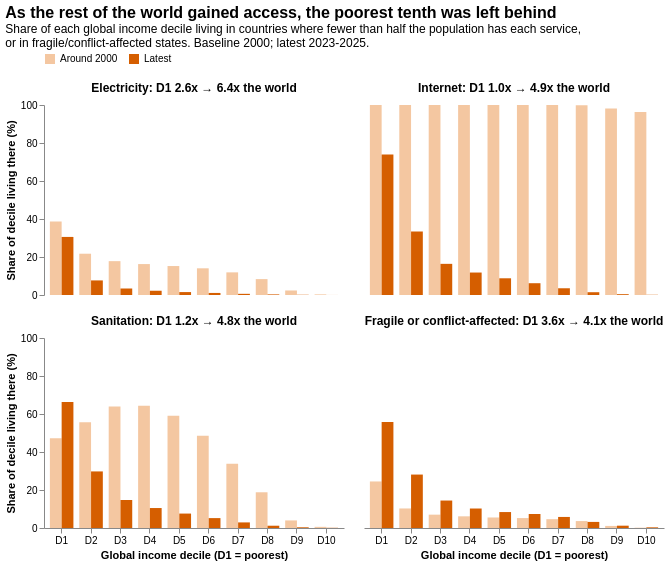

Notebook cell for this chart:
### Code cell
ratio_lookup = d1_change.set_index(['indicator', 'period'])['ratio']
change_data['panel'] = change_data['indicator'].map(
    lambda name: f"{name}: D1 {ratio_lookup[(name, 'Around 2000')]:.1f}x → {ratio_lookup[(name, 'Latest')]:.1f}x the world"
)
CHANGE_PANEL_ORDER = [change_data.loc[change_data['indicator'].eq(name), 'panel'].iloc[0] for name in INDICATOR_ORDER]

change_bars = (
    alt.Chart(change_data)
    .mark_bar()
    .encode(
        x=alt.X('decile_label:N', sort=DECILE_ORDER, title='Global income decile (D1 = poorest)', axis=alt.Axis(labelAngle=0)),
        xOffset=alt.XOffset('period:N', sort=['Around 2000', 'Latest']),
        y=alt.Y('share:Q', title='Share of decile living there (%)', scale=alt.Scale(domain=[0, 100])),
        color=alt.Color(
            'period:N',
            sort=['Around 2000', 'Latest'],
            scale=alt.Scale(domain=['Around 2000', 'Latest'], range=['#F4C7A1', '#D55E00']),
            legend=alt.Legend(title=None, orient='top'),
        ),
        tooltip=[
            alt.Tooltip('indicator:N', title='Indicator'),
            alt.Tooltip('decile_label:N', title='Decile'),
            alt.Tooltip('period_label:N', title='Year'),
            alt.Tooltip('share:Q', title='Share of decile (%)', format='.1f'),
            alt.Tooltip('world:Q', title='Share of world (%)', format='.1f'),
            alt.Tooltip('coverage:Q', title='Decile population with data (%)', format='.1f'),
        ],
    )
    .properties(width=300, height=190)
    .facet(
        facet=alt.Facet('panel:N', sort=CHANGE_PANEL_ORDER, title=None, header=alt.Header(labelFontSize=12, labelFontWeight='bold')),
        columns=2,
    )
    .properties(
        title=alt.TitleParams(
            'As the rest of the world gained access, the poorest tenth was left behind',
            subtitle=[
                'Share of each global income decile living in countries where fewer than half the population has each service,',
                'or in fragile/conflict-affected states. Baseline 2000; latest 2023-2025.',
            ],
            anchor='start',
            fontSize=16,
        )
    )
    .configure_view(stroke=None)
    .configure_axis(grid=False)
)
change_bars

### Figure 1 — Vega-Lite specification as saved in the notebook (floating-point values rounded to 4 significant figures)
{"config": {"view": {"continuousWidth": 300, "continuousHeight": 300, "stroke": null}, "axis": {"grid": false}}, "data": {"name": "data-f3ac600f9ed26e878f95f59ab0fb9aaf"}, "facet": {"field": "panel", "header": {"labelFontSize": 12, "labelFontWeight": "bold"}, "sort": ["Electricity: D1 2.6x → 6.4x the world", "Internet: D1 1.0x → 4.9x the world", "Sanitation: D1 1.2x → 4.8x the world", "Fragile or conflict-affected: D1 3.6x → 4.1x the world"], "title": null, "type": "nominal"}, "spec": {"mark": {"type": "bar"}, "encoding": {"color": {"field": "period", "legend": {"orient": "top", "title": null}, "scale": {"domain": ["Around 2000", "Latest"], "range": ["#F4C7A1", "#D55E00"]}, "sort": ["Around 2000", "Latest"], "type": "nominal"}, "tooltip": [{"field": "indicator", "title": "Indicator", "type": "nominal"}, {"field": "decile_label", "title": "Decile", "type": "nominal"}, {"field": "period_label", "title": "Year", "type": "nominal"}, {"field": "share", "format": ".1f", "title": "Share of decile (%)", "type": "quantitative"}, {"field": "world", "format": ".1f", "title": "Share of world (%)", "type": "quantitative"}, {"field": "coverage", "format": ".1f", "title": "Decile population with data (%)", "type": "quantitative"}], "x": {"axis": {"labelAngle": 0}, "field": "decile_label", "sort": ["D1", "D2", "D3", "D4", "D5", "D6", "D7", "D8", "D9", "D10"], "title": "Global income decile (D1 = poorest)", "type": "nominal"}, "xOffset": {"field": "period", "sort": ["Around 2000", "Latest"], "type": "nominal"}, "y": {"field": "share", "scale": {"domain": [0, 100]}, "title": "Share of decile living there (%)", "type": "quantitative"}}, "height": 190, "width": 300}, "columns": 2, "title": {"text": "As the rest of the world gained access, the poorest tenth was left behind", "anchor": "start", "fontSize": 16, "subtitle": ["Share of each global income decile living in countries where fewer than half the population has each service,", "or in fragile/conflict-affected states. Baseline 2000; latest 2023-2025."]}, "$schema": "https://vega.github.io/schema/vega-lite/v6.4.1.json", "datasets": {"data-f3ac600f9ed26e878f95f59ab0fb9aaf": [{"decile": 1, "share": 38.71, "coverage": 99.34, "indicator": "Electricity", "year": 2000, "period": "Around 2000", "world": 14.71, "decile_label": "D1", "period_label": "Around 2000 (2000)", "panel": "Electricity: D1 2.6x → 6.4x the world"}, {"decile": 2, "share": 21.73, "coverage": 99.36, "indicator": "Electricity", "year": 2000, "period": "Around 2000", "world": 14.71, "decile_label": "D2", "period_label": "Around 2000 (2000)", "panel": "Electricity: D1 2.6x → 6.4x the world"}, {"decile": 3, "share": 17.82, "coverage": 99.33, "indicator": "Electricity", "year": 2000, "period": "Around 2000", "world": 14.71, "decile_label": "D3", "period_label": "Around 2000 (2000)", "panel": "Electricity: D1 2.6x → 6.4x the world"}, {"decile": 4, "share": 16.28, "coverage": 99.24, "indicator": "Electricity", "year": 2000, "period": "Around 2000", "world": 14.71, "decile_label": "D4", "period_label": "Around 2000 (2000)", "panel": "Electricity: D1 2.6x → 6.4x the world"}, {"decile": 5, "share": 15.25, "coverage": 99.12, "indicator": "Electricity", "year": 2000, "period": "Around 2000", "world": 14.71, "decile_label": "D5", "period_label": "Around 2000 (2000)", "panel": "Electricity: D1 2.6x → 6.4x the world"}, {"decile": 6, "share": 14.05, "coverage": 99.08, "indicator": "Electricity", "year": 2000, "period": "Around 2000", "world": 14.71, "decile_label": "D6", "period_label": "Around 2000 (2000)", "panel": "Electricity: D1 2.6x → 6.4x the world"}, {"decile": 7, "share": 11.91, "coverage": 99.23, "indicator": "Electricity", "year": 2000, "period": "Around 2000", "world": 14.71, "decile_label": "D7", "period_label": "Around 2000 (2000)", "panel": "Electricity: D1 2.6x → 6.4x the world"}, {"decile": 8, "share": 8.365, "coverage": 99.53, "indicator": "Electricity", "year": 2000, "period": "Around 2000", "world": 14.71, "decile_label": "D8", "period_label": "Around 2000 (2000)", "panel": "Electricity: D1 2.6x → 6.4x the world"}, {"decile": 9, "share": 2.378, "coverage": 98.46, "indicator": "Electricity", "year": 2000, "period": "Around 2000", "world": 14.71, "decile_label": "D9", "period_label": "Around 2000 (2000)", "panel": "Electricity: D1 2.6x → 6.4x the world"}, {"decile": 10, "share": 0.3317, "coverage": 97.91, "indicator": "Electricity", "year": 2000, "period": "Around 2000", "world": 14.71, "decile_label": "D10", "period_label": "Around 2000 (2000)", "panel": "Electricity: D1 2.6x → 6.4x the world"}, {"decile": 1, "share": 30.57, "coverage": 99.98, "indicator": "Electricity", "year": 2023, "period": "Latest", "world": 4.773, "decile_label": "D1", "period_label": "Latest (2023)", "panel": "Electricity: D1 2.6x → 6.4x the world"}, {"decile": 2, "share": 7.675, "coverage": 99.99, "indicator": "Electricity", "year": 2023, "period": "Latest", "world": 4.773, "decile_label": "D2", "period_label": "Latest (2023)", "panel": "Electricity: D1 2.6x → 6.4x the world"}, {"decile": 3, "share": 3.421, "coverage": 99.99, "indicator": "Electricity", "year": 2023, "period": "Latest", "world": 4.773, "decile_label": "D3", "period_label": "Latest (2023)", "panel": "Electricity: D1 2.6x → 6.4x the world"}, {"decile": 4, "share": 2.241, "coverage": 99.98, "indicator": "Electricity", "year": 2023, "period": "Latest", "world": 4.773, "decile_label": "D4", "period_label": "Latest (2023)", "panel": "Electricity: D1 2.6x → 6.4x the world"}, {"decile": 5, "share": 1.539, "coverage": 99.98, "indicator": "Electricity", "year": 2023, "period": "Latest", "world": 4.773, "decile_label": "D5", "period_label": "Latest (2023)", "panel": "Electricity: D1 2.6x → 6.4x the world"}, {"decile": 6, "share": 1.086, "coverage": 99.95, "indicator": "Electricity", "year": 2023, "period": "Latest", "world": 4.773, "decile_label": "D6", "period_label": "Latest (2023)", "panel": "Electricity: D1 2.6x → 6.4x the world"}, {"decile": 7, "share": 0.6164, "coverage": 99.91, "indicator": "Electricity", "year": 2023, "period": "Latest", "world": 4.773, "decile_label": "D7", "period_label": "Latest (2023)", "panel": "Electricity: D1 2.6x → 6.4x the world"}, {"decile": 8, "share": 0.3119, "coverage": 99.62, "indicator": "Electricity", "year": 2023, "period": "Latest", "world": 4.773, "decile_label": "D8", "period_label": "Latest (2023)", "panel": "Electricity: D1 2.6x → 6.4x the world"}, {"decile": 9, "share": 0.1205, "coverage": 98.72, "indicator": "Electricity", "year": 2023, "period": "Latest", "world": 4.773, "decile_label": "D9", "period_label": "Latest (2023)", "panel": "Electricity: D1 2.6x → 6.4x the world"}, {"decile": 10, "share": 0.01853, "coverage": 98.78, "indicator": "Electricity", "year": 2023, "period": "Latest", "world": 4.773, "decile_label": "D10", "period_label": "Latest (2023)", "panel": "Electricity: D1 2.6x → 6.4x the world"}, {"decile": 1, "share": 99.99, "coverage": 94.83, "indicator": "Internet", "year": 2000, "period": "Around 2000", "world": 99.4, "decile_label": "D1", "period_label": "Around 2000 (2000)", "panel": "Internet: D1 1.0x → 4.9x the world"}, {"decile": 2, "share": 100.0, "coverage": 93.3, "indicator": "Internet", "year": 2000, "period": "Around 2000", "world": 99.4, "decile_label": "D2", "period_label": "Around 2000 (2000)", "panel": "Internet: D1 1.0x → 4.9x the world"}, {"decile": 3, "share": 99.99, "coverage": 93.21, "indicator": "Internet", "year": 2000, "period": "Around 2000", "world": 99.4, "decile_label": "D3", "period_label": "Around 2000 (2000)", "panel": "Internet: D1 1.0x → 4.9x the world"}, {"decile": 4, "share": 100.0, "coverage": 94.01, "indicator": "Internet", "year": 2000, "period": "Around 2000", "world": 99.4, "decile_label": "D4", "period_label": "Around 2000 (2000)", "panel": "Internet: D1 1.0x → 4.9x the world"}, {"decile": 5, "share": 99.99, "coverage": 94.9, "indicator": "Internet", "year": 2000, "period": "Around 2000", "world": 99.4, "decile_label": "D5", "period_label": "Around 2000 (2000)", "panel": "Internet: D1 1.0x → 4.9x the world"}, {"decile": 6, "share": 99.99, "coverage": 95.98, "indicator": "Internet", "year": 2000, "period": "Around 2000", "world": 99.4, "decile_label": "D6", "period_label": "Around 2000 (2000)", "panel": "Internet: D1 1.0x → 4.9x the world"}, {"decile": 7, "share": 99.98, "coverage": 96.73, "indicator": "Internet", "year": 2000, "period": "Around 2000", "world": 99.4, "decile_label": "D7", "period_label": "Around 2000 (2000)", "panel": "Internet: D1 1.0x → 4.9x the world"}, {"decile": 8, "share": 99.83, "coverage": 96.26, "indicator": "Internet", "year": 2000, "period": "Around 2000", "world": 99.4, "decile_label": "D8", "period_label": "Around 2000 (2000)", "panel": "Internet: D1 1.0x → 4.9x the world"}, {"decile": 9, "share": 98.16, "coverage": 98.4, "indicator": "Internet", "year": 2000, "period": "Around 2000", "world": 99.4, "decile_label": "D9", "period_label": "Around 2000 (2000)", "panel": "Internet: D1 1.0x → 4.9x the world"}, {"decile": 10, "share": 96.31, "coverage": 99.85, "indicator": "Internet", "year": 2000, "period": "Around 2000", "world": 99.4, "decile_label": "D10", "period_label": "Around 2000 (2000)", "panel": "Internet: D1 1.0x → 4.9x the world"}, {"decile": 1, "share": 74.0, "coverage": 90.58, "indicator": "Internet", "year": 2024, "period": "Latest", "world": 15.02, "decile_label": "D1", "period_label": "Latest (2024)", "panel": "Internet: D1 1.0x → 4.9x the world"}, {"decile": 2, "share": 33.42, "coverage": 94.13, "indicator": "Internet", "year": 2024, "period": "Latest", "world": 15.02, "decile_label": "D2", "period_label": "Latest (2024)", "panel": "Internet: D1 1.0x → 4.9x the world"}, {"decile": 3, "share": 16.4, "coverage": 96.25, "indicator": "Internet", "year": 2024, "period": "Latest", "world": 15.02, "decile_label": "D3", "period_label": "Latest (2024)", "panel": "Internet: D1 1.0x → 4.9x the world"}, {"decile": 4, "share": 11.82, "coverage": 97.15, "indicator": "Internet", "year": 2024, "period": "Latest", "world": 15.02, "decile_label": "D4", "period_label": "Latest (2024)", "panel": "Internet: D1 1.0x → 4.9x the world"}, {"decile": 5, "share": 8.796, "coverage": 97.62, "indicator": "Internet", "year": 2024, "period": "Latest", "world": 15.02, "decile_label": "D5", "period_label": "Latest (2024)", "panel": "Internet: D1 1.0x → 4.9x the world"}, {"decile": 6, "share": 6.203, "coverage": 98.13, "indicator": "Internet", "year": 2024, "period": "Latest", "world": 15.02, "decile_label": "D6", "period_label": "Latest (2024)", "panel": "Internet: D1 1.0x → 4.9x the world"}, {"decile": 7, "share": 3.544, "coverage": 98.78, "indicator": "Internet", "year": 2024, "period": "Latest", "world": 15.02, "decile_label": "D7", "period_label": "Latest (2024)", "panel": "Internet: D1 1.0x → 4.9x the world"}, {"decile": 8, "share": 1.468, "coverage": 99.27, "indicator": "Internet", "year": 2024, "period": "Latest", "world": 15.02, "decile_label": "D8", "period_label": "Latest (2024)", "panel": "Internet: D1 1.0x → 4.9x the world"}, {"decile": 9, "share": 0.4332, "coverage": 99.57, "indicator": "Internet", "year": 2024, "period": "Latest", "world": 15.02, "decile_label": "D9", "period_label": "Latest (2024)", "panel": "Internet: D1 1.0x → 4.9x the world"}, {"decile": 10, "share": 0.1117, "coverage": 99.74, "indicator": "Internet", "year": 2024, "period": "Latest", "world": 15.02, "decile_label": "D10", "period_label": "Latest (2024)", "panel": "Internet: D1 1.0x → 4.9x the world"}, {"decile": 1, "share": 47.25, "coverage": 99.24, "indicator": "Sanitation", "year": 2000, "period": "Around 2000", "world": 40.09, "decile_label": "D1", "period_label": "Around 2000 (2000)", "panel": "Sanitation: D1 1.2x → 4.8x the world"}, {"decile": 2, "share": 55.71, "coverage": 98.98, "indicator": "Sanitation", "year": 2000, "period": "Around 2000", "world": 40.09, "decile_label": "D2", "period_label": "Around 2000 (2000)", "panel": "Sanitation: D1 1.2x → 4.8x the world"}, {"decile": 3, "share": 63.93, "coverage": 98.74, "indicator": "Sanitation", "year": 2000, "period": "Around 2000", "world": 40.09, "decile_label": "D3", "period_label": "Around 2000 (2000)", "panel": "Sanitation: D1 1.2x → 4.8x the world"}, {"decile": 4, "share": 64.35, "coverage": 98.28, "indicator": "Sanitation", "year": 2000, "period": "Around 2000", "world": 40.09, "decile_label": "D4", "period_label": "Around 2000 (2000)", "panel": "Sanitation: D1 1.2x → 4.8x the world"}, {"decile": 5, "share": 59.02, "coverage": 97.31, "indicator": "Sanitation", "year": 2000, "period": "Around 2000", "world": 40.09, "decile_label": "D5", "period_label": "Around 2000 (2000)", "panel": "Sanitation: D1 1.2x → 4.8x the world"}, {"decile": 6, "share": 48.53, "coverage": 95.63, "indicator": "Sanitation", "year": 2000, "period": "Around 2000", "world": 40.09, "decile_label": "D6", "period_label": "Around 2000 (2000)", "panel": "Sanitation: D1 1.2x → 4.8x the world"}, {"decile": 7, "share": 33.88, "coverage": 92.96, "indicator": "Sanitation", "year": 2000, "period": "Around 2000", "world": 40.09, "decile_label": "D7", "period_label": "Around 2000 (2000)", "panel": "Sanitation: D1 1.2x → 4.8x the world"}, {"decile": 8, "share": 18.8, "coverage": 89.63, "indicator": "Sanitation", "year": 2000, "period": "Around 2000", "world": 40.09, "decile_label": "D8", "period_label": "Around 2000 (2000)", "panel": "Sanitation: D1 1.2x → 4.8x the world"}, {"decile": 9, "share": 3.99, "coverage": 91.95, "indicator": "Sanitation", "year": 2000, "period": "Around 2000", "world": 40.09, "decile_label": "D9", "period_label": "Around 2000 (2000)", "panel": "Sanitation: D1 1.2x → 4.8x the world"}, {"decile": 10, "share": 0.615, "coverage": 97.21, "indicator": "Sanitation", "year": 2000, "period": "Around 2000", "world": 40.09, "decile_label": "D10", "period_label": "Around 2000 (2000)", "panel": "Sanitation: D1 1.2x → 4.8x the world"}, {"decile": 1, "share": 66.33, "coverage": 97.11, "indicator": "Sanitation", "year": 2024, "period": "Latest", "world": 13.85, "decile_label": "D1", "period_label": "Latest (2024)", "panel": "Sanitation: D1 1.2x → 4.8x the world"}, {"decile": 2, "share": 29.78, "coverage": 98.16, "indicator": "Sanitation", "year": 2024, "period": "Latest", "world": 13.85, "decile_label": "D2", "period_label": "Latest (2024)", "panel": "Sanitation: D1 1.2x → 4.8x the world"}, {"decile": 3, "share": 14.73, "coverage": 98.53, "indicator": "Sanitation", "year": 2024, "period": "Latest", "world": 13.85, "decile_label": "D3", "period_label": "Latest (2024)", "panel": "Sanitation: D1 1.2x → 4.8x the world"}, {"decile": 4, "share": 10.51, "coverage": 98.41, "indicator": "Sanitation", "year": 2024, "period": "Latest", "world": 13.85, "decile_label": "D4", "period_label": "Latest (2024)", "panel": "Sanitation: D1 1.2x → 4.8x the world"}, {"decile": 5, "share": 7.597, "coverage": 98.08, "indicator": "Sanitation", "year": 2024, "period": "Latest", "world": 13.85, "decile_label": "D5", "period_label": "Latest (2024)", "panel": "Sanitation: D1 1.2x → 4.8x the world"}, {"decile": 6, "share": 5.208, "coverage": 97.85, "indicator": "Sanitation", "year": 2024, "period": "Latest", "world": 13.85, "decile_label": "D6", "period_label": "Latest (2024)", "panel": "Sanitation: D1 1.2x → 4.8x the world"}, {"decile": 7, "share": 2.942, "coverage": 97.8, "indicator": "Sanitation", "year": 2024, "period": "Latest", "world": 13.85, "decile_label": "D7", "period_label": "Latest (2024)", "panel": "Sanitation: D1 1.2x → 4.8x the world"}, {"decile": 8, "share": 1.201, "coverage": 97.61, "indicator": "Sanitation", "year": 2024, "period": "Latest", "world": 13.85, "decile_label": "D8", "period_label": "Latest (2024)", "panel": "Sanitation: D1 1.2x → 4.8x the world"}, {"decile": 9, "share": 0.3701, "coverage": 97.1, "indicator": "Sanitation", "year": 2024, "period": "Latest", "world": 13.85, "decile_label": "D9", "period_label": "Latest (2024)", "panel": "Sanitation: D1 1.2x → 4.8x the world"}, {"decile": 10, "share": 0.1051, "coverage": 97.98, "indicator": "Sanitation", "year": 2024, "period": "Latest", "world": 13.85, "decile_label": "D10", "period_label": "Latest (2024)", "panel": "Sanitation: D1 1.2x → 4.8x the world"}, {"decile": 1, "share": 24.49, "coverage": 100.0, "indicator": "Fragile or conflict-affected", "year": 2000, "period": "Around 2000", "world": 6.825, "decile_label": "D1", "period_label": "Around 2000 (2000)", "panel": "Fragile or conflict-affected: D1 3.6x → 4.1x the world"}, {"decile": 2, "share": 10.29, "coverage": 100.0, "indicator": "Fragile or conflict-affected", "year": 2000, "period": "Around 2000", "world": 6.825, "decile_label": "D2", "period_label": "Around 2000 (2000)", "panel": "Fragile or conflict-affected: D1 3.6x → 4.1x the world"}, {"decile": 3, "share": 7.025, "coverage": 100.0, "indicator": "Fragile or conflict-affected", "year": 2000, "period": "Around 2000", "world": 6.825, "decile_label": "D3", "period_label": "Around 2000 (2000)", "panel": "Fragile or conflict-affected: D1 3.6x → 4.1x the world"}, {"decile": 4, "share": 6.15, "coverage": 100.0, "indicator": "Fragile or conflict-affected", "year": 2000, "period": "Around 2000", "world": 6.825, "decile_label": "D4", "period_label": "Around 2000 (2000)", "panel": "Fragile or conflict-affected: D1 3.6x → 4.1x the world"}, {"decile": 5, "share": 5.536, "coverage": 100.0, "indicator": "Fragile or conflict-affected", "year": 2000, "period": "Around 2000", "world": 6.825, "decile_label": "D5", "period_label": "Around 2000 (2000)", "panel": "Fragile or conflict-affected: D1 3.6x → 4.1x the world"}, {"decile": 6, "share": 5.226, "coverage": 100.0, "indicator": "Fragile or conflict-affected", "year": 2000, "period": "Around 2000", "world": 6.825, "decile_label": "D6", "period_label": "Around 2000 (2000)", "panel": "Fragile or conflict-affected: D1 3.6x → 4.1x the world"}, {"decile": 7, "share": 4.65, "coverage": 100.0, "indicator": "Fragile or conflict-affected", "year": 2000, "period": "Around 2000", "world": 6.825, "decile_label": "D7", "period_label": "Around 2000 (2000)", "panel": "Fragile or conflict-affected: D1 3.6x → 4.1x the world"}, {"decile": 8, "share": 3.644, "coverage": 100.0, "indicator": "Fragile or conflict-affected", "year": 2000, "period": "Around 2000", "world": 6.825, "decile_label": "D8", "period_label": "Around 2000 (2000)", "panel": "Fragile or conflict-affected: D1 3.6x → 4.1x the world"}, {"decile": 9, "share": 1.091, "coverage": 100.0, "indicator": "Fragile or conflict-affected", "year": 2000, "period": "Around 2000", "world": 6.825, "decile_label": "D9", "period_label": "Around 2000 (2000)", "panel": "Fragile or conflict-affected: D1 3.6x → 4.1x the world"}, {"decile": 10, "share": 0.158, "coverage": 100.0, "indicator": "Fragile or conflict-affected", "year": 2000, "period": "Around 2000", "world": 6.825, "decile_label": "D10", "period_label": "Around 2000 (2000)", "panel": "Fragile or conflict-affected: D1 3.6x → 4.1x the world"}, {"decile": 1, "share": 55.76, "coverage": 100.0, "indicator": "Fragile or conflict-affected", "year": 2025, "period": "Latest", "world": 13.49, "decile_label": "D1", "period_label": "Latest (2025)", "panel": "Fragile or conflict-affected: D1 3.6x → 4.1x the world"}, {"decile": 2, "share": 28.13, "coverage": 100.0, "indicator": "Fragile or conflict-affected", "year": 2025, "period": "Latest", "world": 13.49, "decile_label": "D2", "period_label": "Latest (2025)", "panel": "Fragile or conflict-affected: D1 3.6x → 4.1x the world"}, {"decile": 3, "share": 14.45, "coverage": 100.0, "indicator": "Fragile or conflict-affected", "year": 2025, "period": "Latest", "world": 13.49, "decile_label": "D3", "period_label": "Latest (2025)", "panel": "Fragile or conflict-affected: D1 3.6x → 4.1x the world"}, {"decile": 4, "share": 10.26, "coverage": 100.0, "indicator": "Fragile or conflict-affected", "year": 2025, "period": "Latest", "world": 13.49, "decile_label": "D4", "period_label": "Latest (2025)", "panel": "Fragile or conflict-affected: D1 3.6x → 4.1x the world"}, {"decile": 5, "share": 8.39, "coverage": 100.0, "indicator": "Fragile or conflict-affected", "year": 2025, "period": "Latest", "world": 13.49, "decile_label": "D5", "period_label": "Latest (2025)", "panel": "Fragile or conflict-affected: D1 3.6x → 4.1x the world"}, {"decile": 6, "share": 7.368, "coverage": 100.0, "indicator": "Fragile or conflict-affected", "year": 2025, "period": "Latest", "world": 13.49, "decile_label": "D6", "period_label": "Latest (2025)", "panel": "Fragile or conflict-affected: D1 3.6x → 4.1x the world"}, {"decile": 7, "share": 5.819, "coverage": 100.0, "indicator": "Fragile or conflict-affected", "year": 2025, "period": "Latest", "world": 13.49, "decile_label": "D7", "period_label": "Latest (2025)", "panel": "Fragile or conflict-affected: D1 3.6x → 4.1x the world"}, {"decile": 8, "share": 3.203, "coverage": 100.0, "indicator": "Fragile or conflict-affected", "year": 2025, "period": "Latest", "world": 13.49, "decile_label": "D8", "period_label": "Latest (2025)", "panel": "Fragile or conflict-affected: D1 3.6x → 4.1x the world"}, {"decile": 9, "share": 1.22, "coverage": 100.0, "indicator": "Fragile or conflict-affected", "year": 2025, "period": "Latest", "world": 13.49, "decile_label": "D9", "period_label": "Latest (2025)", "panel": "Fragile or conflict-affected: D1 3.6x → 4.1x the world"}, {"decile": 10, "share": 0.3502, "coverage": 100.0, "indicator": "Fragile or conflict-affected", "year": 2025, "period": "Latest", "world": 13.49, "decile_label": "D10", "period_label": "Latest (2025)", "panel": "Fragile or conflict-affected: D1 3.6x → 4.1x the world"}]}}
